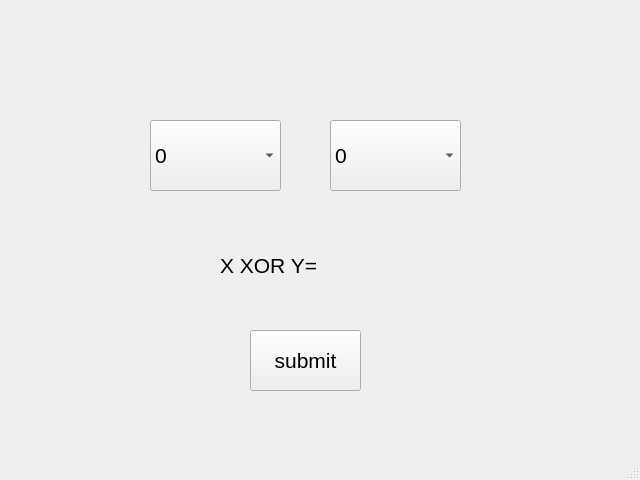
<?xml version="1.0" encoding="UTF-8"?>
<ui version="4.0">
 <class>MainWindow</class>
 <widget class="QMainWindow" name="MainWindow">
  <property name="geometry">
   <rect>
    <x>0</x>
    <y>0</y>
    <width>640</width>
    <height>480</height>
   </rect>
  </property>
  <property name="windowTitle">
   <string>MainWindow</string>
  </property>
  <widget class="QWidget" name="centralwidget">
   <widget class="QComboBox" name="comboX">
    <property name="geometry">
     <rect>
      <x>150</x>
      <y>120</y>
      <width>131</width>
      <height>71</height>
     </rect>
    </property>
    <property name="font">
     <font>
      <pointsize>16</pointsize>
     </font>
    </property>
    <item>
     <property name="text">
      <string>0</string>
     </property>
    </item>
    <item>
     <property name="text">
      <string>1</string>
     </property>
    </item>
   </widget>
   <widget class="QComboBox" name="comboY">
    <property name="geometry">
     <rect>
      <x>330</x>
      <y>120</y>
      <width>131</width>
      <height>71</height>
     </rect>
    </property>
    <property name="font">
     <font>
      <pointsize>16</pointsize>
     </font>
    </property>
    <item>
     <property name="text">
      <string>0</string>
     </property>
    </item>
    <item>
     <property name="text">
      <string>1</string>
     </property>
    </item>
   </widget>
   <widget class="QPushButton" name="submit">
    <property name="geometry">
     <rect>
      <x>250</x>
      <y>330</y>
      <width>111</width>
      <height>61</height>
     </rect>
    </property>
    <property name="font">
     <font>
      <pointsize>16</pointsize>
     </font>
    </property>
    <property name="text">
     <string>submit</string>
    </property>
   </widget>
   <widget class="QLabel" name="label">
    <property name="geometry">
     <rect>
      <x>220</x>
      <y>230</y>
      <width>171</width>
      <height>71</height>
     </rect>
    </property>
    <property name="font">
     <font>
      <pointsize>16</pointsize>
     </font>
    </property>
    <property name="text">
     <string>X XOR Y=</string>
    </property>
   </widget>
  </widget>
  <widget class="QMenuBar" name="menubar">
   <property name="geometry">
    <rect>
     <x>0</x>
     <y>0</y>
     <width>640</width>
     <height>21</height>
    </rect>
   </property>
  </widget>
  <widget class="QStatusBar" name="statusbar"/>
 </widget>
 <resources/>
 <connections/>
</ui>
